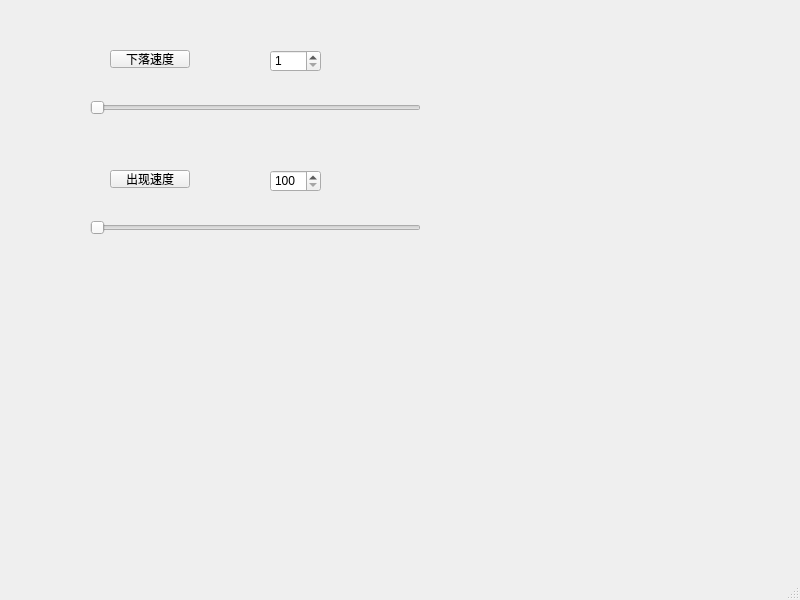
<?xml version="1.0" encoding="UTF-8"?>
<ui version="4.0">
 <class>adjust</class>
 <widget class="QMainWindow" name="adjust">
  <property name="geometry">
   <rect>
    <x>0</x>
    <y>0</y>
    <width>800</width>
    <height>600</height>
   </rect>
  </property>
  <property name="windowTitle">
   <string>MainWindow</string>
  </property>
  <widget class="QWidget" name="centralwidget">
   <widget class="QSlider" name="xiaSlider">
    <property name="geometry">
     <rect>
      <x>90</x>
      <y>100</y>
      <width>331</width>
      <height>16</height>
     </rect>
    </property>
    <property name="minimum">
     <number>1</number>
    </property>
    <property name="maximum">
     <number>200</number>
    </property>
    <property name="orientation">
     <enum>Qt::Horizontal</enum>
    </property>
   </widget>
   <widget class="QSlider" name="chuSlider">
    <property name="geometry">
     <rect>
      <x>90</x>
      <y>220</y>
      <width>331</width>
      <height>16</height>
     </rect>
    </property>
    <property name="minimum">
     <number>100</number>
    </property>
    <property name="maximum">
     <number>5000</number>
    </property>
    <property name="orientation">
     <enum>Qt::Horizontal</enum>
    </property>
   </widget>
   <widget class="QSpinBox" name="xiaNum">
    <property name="geometry">
     <rect>
      <x>270</x>
      <y>50</y>
      <width>51</width>
      <height>22</height>
     </rect>
    </property>
    <property name="minimum">
     <number>1</number>
    </property>
    <property name="maximum">
     <number>200</number>
    </property>
   </widget>
   <widget class="QSpinBox" name="chuNum">
    <property name="geometry">
     <rect>
      <x>270</x>
      <y>170</y>
      <width>51</width>
      <height>22</height>
     </rect>
    </property>
    <property name="minimum">
     <number>100</number>
    </property>
    <property name="maximum">
     <number>5000</number>
    </property>
   </widget>
   <widget class="QPushButton" name="xialuo">
    <property name="geometry">
     <rect>
      <x>110</x>
      <y>50</y>
      <width>80</width>
      <height>18</height>
     </rect>
    </property>
    <property name="text">
     <string>下落速度</string>
    </property>
   </widget>
   <widget class="QPushButton" name="chuxian">
    <property name="geometry">
     <rect>
      <x>110</x>
      <y>170</y>
      <width>80</width>
      <height>18</height>
     </rect>
    </property>
    <property name="text">
     <string>出现速度</string>
    </property>
   </widget>
  </widget>
  <widget class="QMenuBar" name="menubar">
   <property name="geometry">
    <rect>
     <x>0</x>
     <y>0</y>
     <width>800</width>
     <height>17</height>
    </rect>
   </property>
  </widget>
  <widget class="QStatusBar" name="statusbar"/>
 </widget>
 <resources/>
 <connections/>
</ui>
